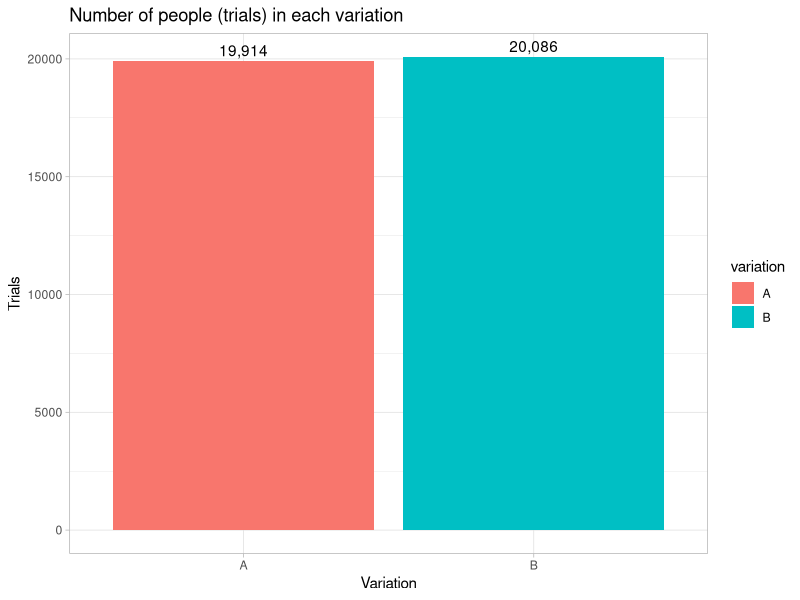
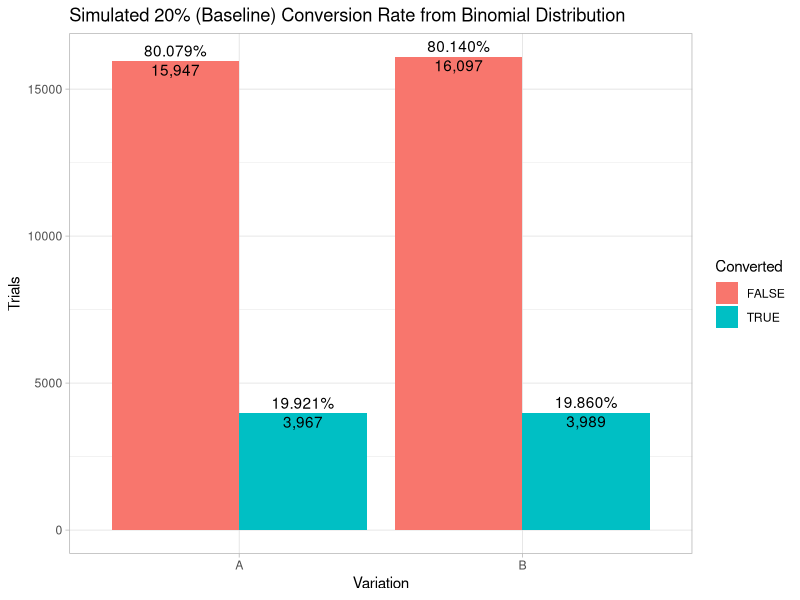
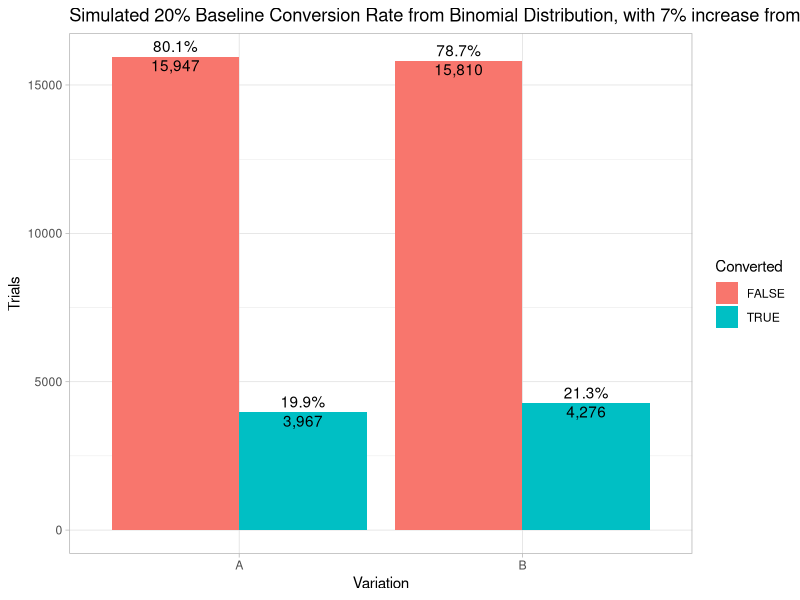
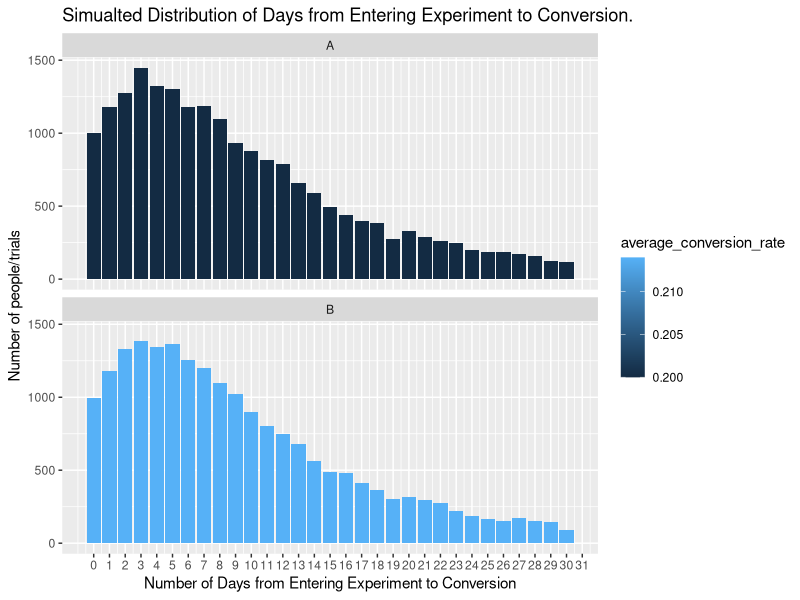
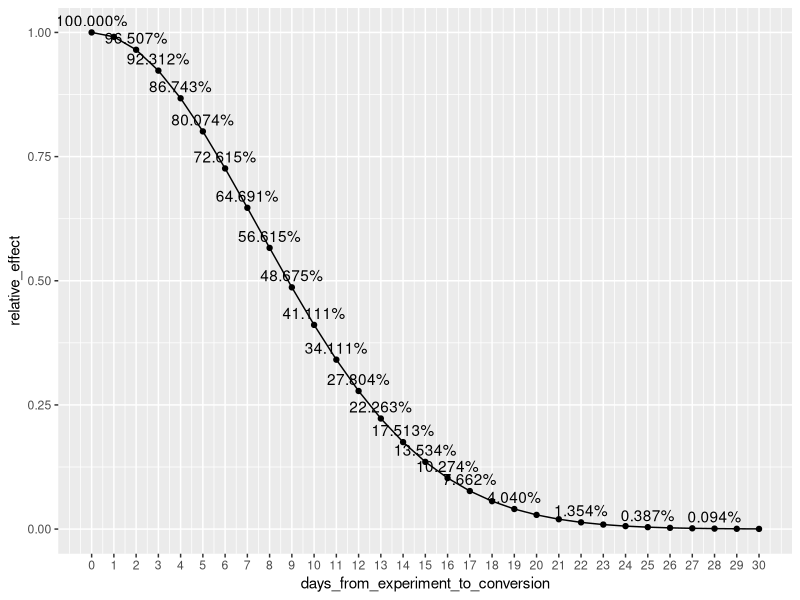
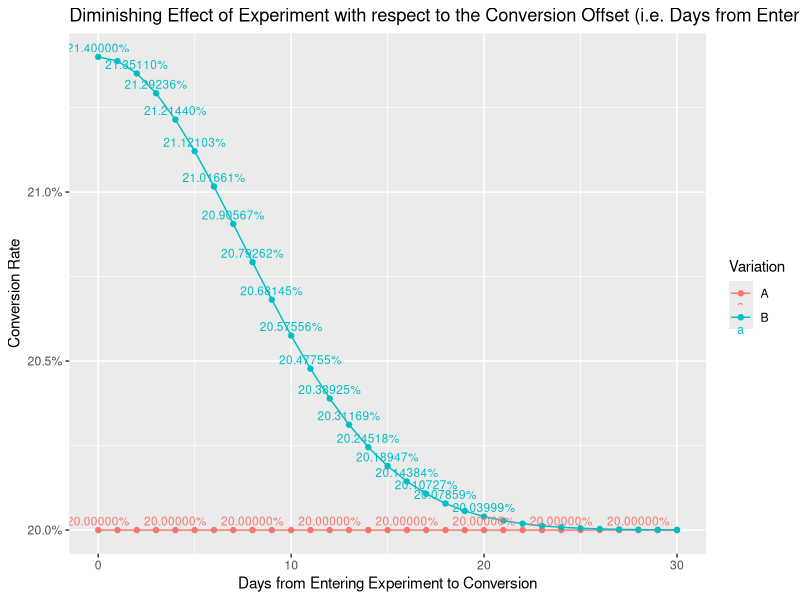
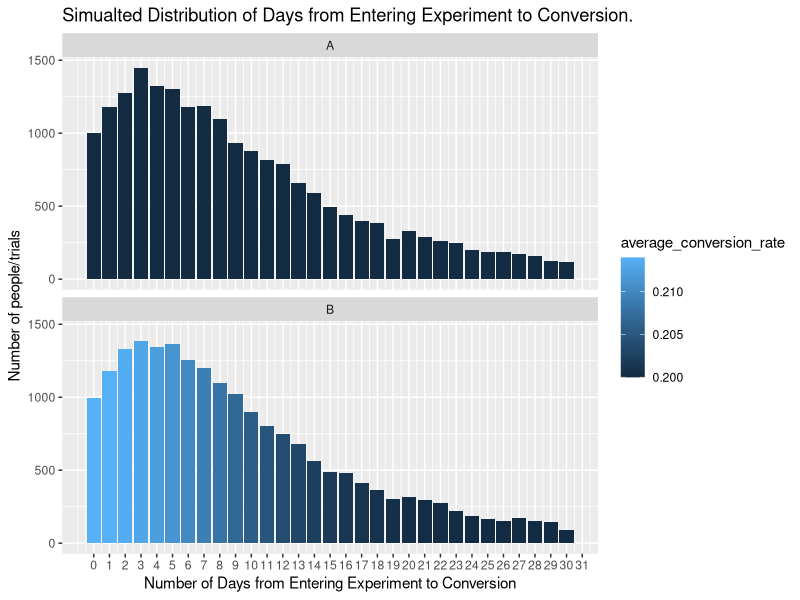
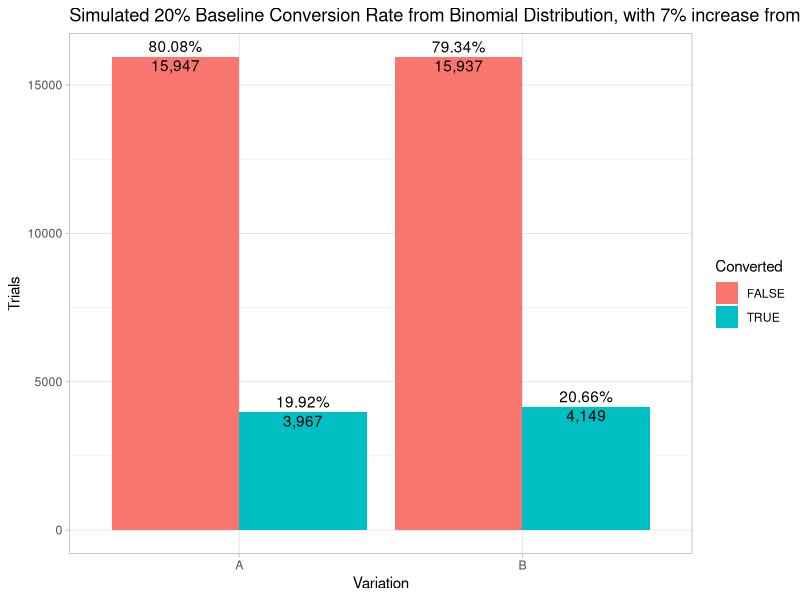

Write the R code that produced these figures, in order.
## ---- chunk 1
library(knitr)
library(tidyverse)
library(lubridate)
library(scales)
options(scipen=999) # non-scientific notation

knitr::opts_chunk$set(echo = FALSE)
## ---- chunk 2
num_trials <- 40000
set.seed(1)
traffic <- data.frame(id=sample(1:1000000, num_trials, replace=F))

set.seed(1)
traffic$variation <- ifelse(rbinom(num_trials, 1, 0.5), 'A', 'B')

traffic %>% 
    count(variation) %>%
    ggplot(aes(x=variation, y=n, fill=variation)) +
    geom_col() +
    geom_text(aes(label=comma_format()(n)), vjust = -0.4) +
    labs(title='Number of people (trials) in each variation',
         y='Trials',
         x='Variation') +
    theme(legend.position = 'none') +
    theme_light()
## ---- chunk 3
baseline_conversion_rate <- 0.20
traffic$baseline_conversion_rate <- baseline_conversion_rate
## ---- chunk 4
converted_by_id <- function(id, conversion_rate) {
    #set.seed(id)
    return (as.logical(rbinom(1, 1, conversion_rate)))
}
set.seed(4)
traffic$converted <- map2_lgl(traffic$id, traffic$baseline_conversion_rate, ~ converted_by_id(.x, .y))

conversion_table <- table(traffic$variation, traffic$converted)
conversions <- c(conversion_table['A', 'TRUE'], conversion_table['B', 'TRUE'])
non_conversions <- c(conversion_table['A', 'FALSE'], conversion_table['B', 'FALSE'])
trials <- conversions + non_conversions

traffic %>% 
    count(variation, converted) %>%
    group_by(variation) %>%
    mutate(baseline_conversion_rate = n / sum(n)) %>%
    ungroup() %>%
    ggplot(aes(x=variation, y=n, fill=converted)) +
    geom_col(position='dodge') +
    geom_text(aes(label=comma_format()(n)),
              position = position_dodge(width=0.9),
              vjust = 1.2) +
    geom_text(aes(label=percent_format()(baseline_conversion_rate)),
              position = position_dodge(width=0.9),
              vjust = -0.4) +
    labs(title='Simulated 20% (Baseline) Conversion Rate from Binomial Distribution',
         y='Trials',
         x='Variation',
         fill='Converted') +
    theme_light()

prop.test(x=conversions, n=trials)$p.value
## ---- chunk 5
simulated_percent_increase_in_b <- 0.07
## ---- chunk 6
traffic <- traffic %>%
    mutate(lift = ifelse(variation == 'A', 0, simulated_percent_increase_in_b)) %>%
    mutate(conversion_rate = baseline_conversion_rate + (baseline_conversion_rate * lift)) %>%
    select(-converted)

set.seed(4)
converted_no_diminishing_effects <- map2_lgl(traffic$id, traffic$conversion_rate, ~ converted_by_id(.x, .y))
traffic$converted <- converted_no_diminishing_effects
#set.seed(2)
#traffic$converted <-as.logical(rbinom(num_trials, 1, baseline_conversion_rate))

conversion_table <- table(traffic$variation, traffic$converted)
conversions <- c(conversion_table['A', 'TRUE'], conversion_table['B', 'TRUE'])
non_conversions <- c(conversion_table['A', 'FALSE'], conversion_table['B', 'FALSE'])
trials <- conversions + non_conversions

a_conversion_rate <- conversions[1] / trials[1]
b_conversion_rate <- conversions[2] / trials[2]

b_percent_increase_over_baseline <- (b_conversion_rate - baseline_conversion_rate) / b_conversion_rate
b_percent_increase_over_a <- (b_conversion_rate - a_conversion_rate) / b_conversion_rate

traffic %>% 
    count(variation, converted) %>%
    group_by(variation) %>%
    mutate(conversion_rate = n / sum(n)) %>%
    ungroup() %>%
    ggplot(aes(x=variation, y=n, fill=converted)) +
    geom_col(position='dodge') +
    geom_text(aes(label=comma_format()(n)),
              position = position_dodge(width=0.9),
              vjust = 1.2) +
    geom_text(aes(label=percent_format()(conversion_rate)),
              position = position_dodge(width=0.9),
              vjust = -0.4) +
    labs(title=paste('Simulated', percent(baseline_conversion_rate),'Baseline Conversion Rate from Binomial Distribution, with', percent(simulated_percent_increase_in_b),'increase from effects of B variation.'),
         y='Trials',
         x='Variation',
         fill='Converted') +
    theme_light()

prop.test(x=conversions, n=trials)$p.value
## ---- chunk 7
scale_a_b <- function(x, a, b) {

    (b - a) * ((x - min(x)) / (max(x) - min(x))) + a 
}

set.seed(44)
#offset <- round(scale_a_b(rlnorm(n=num_trials, meanlog = 0.04), 0, 50))
#hist(offset)
offset <- round(scale_a_b(rgamma(num_trials, shape = 1.7), 1, 75))
offset <- ifelse(offset <= 1, 2, offset)
offset <- offset - 2



set.seed(NULL)
traffic <- traffic %>%
    mutate(conversion_offset = offset,
           #conversion_offset = ifelse(conversion_offset > 30, round(runif(1, min=20, max=30)), conversion_offset),
           conversion_offset = ifelse(conversion_offset < 0, 0, conversion_offset))

traffic$conversion_offset <- map_dbl(traffic$conversion_offset, ~ {
    if(. > 30) {
        return (round(runif(1, min=20, max=30)))
    } else {
        return (.)
    }
})

traffic %>%
    group_by(conversion_offset, variation) %>%
    summarise(num_trials=n(),
              average_conversion_rate = mean(conversion_rate)) %>%
    ggplot(aes(x=conversion_offset, y=num_trials, fill=average_conversion_rate)) +
    geom_col() +
    scale_x_continuous(breaks = seq(0, 100)) +
    facet_wrap(~variation, nrow=2) +
    labs(title='Simualted Distribution of Days from Entering Experiment to Conversion.',
         y='Number of people/trials',
         x='Number of Days from Entering Experiment to Conversion')
## ---- chunk 8
stand_dev <- .5
scale_norm <- 1 / dnorm(0, sd=stand_dev)

relative_effect <- function(day_number) {
    return (dnorm(((day_number) / 30 * 2), sd=stand_dev) * scale_norm)
}


data.frame(days_from_experiment_to_conversion=0:30) %>%
    mutate(relative_effect = relative_effect(days_from_experiment_to_conversion)) %>%
    ggplot(aes(x=days_from_experiment_to_conversion, y=relative_effect)) +
    geom_line() +
    geom_point() +
    geom_text(aes(label=percent(relative_effect)), vjust=-0.5, check_overlap = TRUE) +
    scale_x_continuous(breaks = 0:30)

traffic <- traffic %>%
    mutate(diminished_conversion_rate = baseline_conversion_rate + (baseline_conversion_rate * lift * relative_effect(conversion_offset)))
# %>%
#     select(-converted)

stopifnot(all(ifelse(traffic$variation == "A", traffic$baseline_conversion_rate == traffic$conversion_rate, TRUE)))
stopifnot(all(ifelse(traffic$variation == "A", traffic$baseline_conversion_rate == traffic$diminished_conversion_rate, TRUE)))

traffic %>%
    # filter()
    # filter(!is.na(conversion_offset)) %>%
    group_by(conversion_offset, variation) %>%
    summarise(diminished_conversion_rate = mean(diminished_conversion_rate)) %>%
 #   spread(variation, diminished_conversion_rate) %>%
    ggplot(aes(x=conversion_offset, y=diminished_conversion_rate, color=variation)) +
    geom_line() +
    geom_point() +
    geom_text(aes(label=percent_format()(diminished_conversion_rate)), check_overlap=TRUE, size = 3, vjust=-0.5) + 
    scale_y_continuous(labels = percent_format()) +
    #expand_limits(y=0) +
    labs(title="Diminishing Effect of Experiment with respect to the Conversion Offset (i.e. Days from Entering Experiment to Conversion)",
         y='Conversion Rate',
         x='Days from Entering Experiment to Conversion',
         color='Variation')

traffic %>%
    group_by(conversion_offset, variation) %>%
    summarise(num_trials=n(),
              average_conversion_rate = mean(diminished_conversion_rate)) %>%
    ggplot(aes(x=conversion_offset, y=num_trials, fill=average_conversion_rate)) +
    geom_col() +
    scale_x_continuous(breaks = seq(0, 100)) +
    facet_wrap(~variation, nrow=2) +
    labs(title='Simualted Distribution of Days from Entering Experiment to Conversion.',
         y='Number of people/trials',
         x='Number of Days from Entering Experiment to Conversion')
## ---- chunk 9
set.seed(4)
new_converted <- map2_lgl(traffic$id, traffic$diminished_conversion_rate, ~ converted_by_id(.x, .y))

# ensure that conversions of variation A don't change
stopifnot(all(ifelse(traffic$variation == "A", converted_no_diminishing_effects == new_converted, TRUE)))

traffic$converted <- new_converted
#set.seed(2)
#traffic$converted <-as.logical(rbinom(num_trials, 1, baseline_conversion_rate))


conversion_table <- table(traffic$variation, traffic$converted)
conversions <- c(conversion_table['A', 'TRUE'], conversion_table['B', 'TRUE'])
non_conversions <- c(conversion_table['A', 'FALSE'], conversion_table['B', 'FALSE'])
trials <- conversions + non_conversions

a_conversion_rate <- conversions[1] / trials[1]
b_conversion_rate <- conversions[2] / trials[2]

b_percent_increase_over_baseline <- (b_conversion_rate - baseline_conversion_rate) / b_conversion_rate
b_percent_increase_over_a <- (b_conversion_rate - a_conversion_rate) / b_conversion_rate

traffic %>% 
    count(variation, converted) %>%
    group_by(variation) %>%
    mutate(conversion_rate = n / sum(n)) %>%
    ungroup() %>%
    ggplot(aes(x=variation, y=n, fill=converted)) +
    geom_col(position='dodge') +
    geom_text(aes(label=comma_format()(n)),
              position = position_dodge(width=0.9),
              vjust = 1.2) +
    geom_text(aes(label=percent_format()(conversion_rate)),
              position = position_dodge(width=0.9),
              vjust = -0.4) +
    labs(title=paste('Simulated', percent(baseline_conversion_rate),'Baseline Conversion Rate from Binomial Distribution, with', percent(simulated_percent_increase_in_b),'increase from effects of B variation.'),
         y='Trials',
         x='Variation',
         fill='Converted') +
    theme_light()

prop.test(x=conversions, n=trials)$p.value
## ---- chunk 10
attribution_window_days <- 7
## ---- chunk 11
#traffic$converted <- map2_lgl(traffic$id, traffic$diminished_conversion_rate, ~ converted_by_id(.x, .y))

traffic <- traffic %>%
    mutate(converted_within_window = ifelse(conversion_offset <= attribution_window_days, converted, FALSE))

#set.seed(2)
#traffic$converted_within_window <-as.logical(rbinom(num_trials, 1, baseline_conversion_rate))

conversion_table <- table(traffic$variation, traffic$converted_within_window)
conversions <- c(conversion_table['A', 'TRUE'], conversion_table['B', 'TRUE'])
non_conversions <- c(conversion_table['A', 'FALSE'], conversion_table['B', 'FALSE'])
trials <- conversions + non_conversions

a_conversion_rate <- conversions[1] / trials[1]
b_conversion_rate <- conversions[2] / trials[2]

b_percent_increase_over_baseline <- (b_conversion_rate - baseline_conversion_rate) / b_conversion_rate
b_percent_increase_over_a <- (b_conversion_rate - a_conversion_rate) / b_conversion_rate

traffic %>% 
    count(variation, converted_within_window) %>%
    group_by(variation) %>%
    mutate(conversion_rate = n / sum(n)) %>%
    ungroup() %>%
    ggplot(aes(x=variation, y=n, fill=converted_within_window)) +
    geom_col(position='dodge') +
    geom_text(aes(label=comma_format()(n)),
              position = position_dodge(width=0.9),
              vjust = 1.2) +
    geom_text(aes(label=percent_format()(conversion_rate)),
              position = position_dodge(width=0.9),
              vjust = -0.4) +
    labs(title=paste('Simulated', percent(baseline_conversion_rate),'Baseline Conversion Rate from Binomial Distribution, with', percent(simulated_percent_increase_in_b),'increase from effects of B variation.'),
         y='Trials',
         x='Variation',
         fill='Converted') +
    theme_light()

prop.test(x=conversions, n=trials)$p.value
## ---- chunk 12
set.seed(43)
traffic$day_entered_experiment <- floor(runif(n=num_trials, min=1, max=31))

traffic <- traffic %>%
    mutate(day_converted = ifelse(converted, day_entered_experiment + conversion_offset, NA),
           day_converted_within_window = ifelse(converted_within_window, day_entered_experiment + conversion_offset, NA))


set.seed(43)
traffic$day_entered_experiment <- floor(runif(n=num_trials, min=1, max=31))

traffic <- traffic %>%
    mutate(day_converted = ifelse(converted, day_entered_experiment + conversion_offset, NA),
           day_converted_within_window = ifelse(converted_within_window, day_entered_experiment + conversion_offset, NA))
## ---- chunk 13
traffic %>%
    count(day_entered_experiment, variation) %>%
    ggplot(aes(x=day_entered_experiment, y=n, color=variation, group=variation)) +
    geom_line() +
    geom_point() +
    expand_limits(y=0)


traffic %>%
    mutate(offset_first_day = conversion_offset == 0) %>%
     count(day_entered_experiment, variation, offset_first_day) %>%
    filter(offset_first_day) %>%
    ggplot(aes(x=day_entered_experiment, y=n, color=variation, group=variation)) +
    geom_line() +
    geom_point() +
    expand_limits(y=0)
## ---- chunk 14
num_days_people_are_still_converting <- max(traffic$day_entered_experiment) + max(traffic$conversion_offset)
experiment <- data.frame(experiment_day = NULL, variation=NULL, conversions = NULL, trials = NULL)

for(ex_day in 1:num_days_people_are_still_converting) {
    day_results <- rbind(data.frame(experiment_day = ex_day,
                                    variation="A",
                                    cumulative_conversions = sum(traffic$variation == "A" & traffic$day_converted <= ex_day, na.rm = TRUE),
                                    cumulative_trials = sum(traffic$variation == "A" & traffic$day_entered_experiment <= ex_day)),
                         data.frame(experiment_day = ex_day,
                                    variation="B",
                                    cumulative_conversions = sum(traffic$variation == "B" & traffic$day_converted <= ex_day, na.rm = TRUE),
                                    cumulative_trials = sum(traffic$variation == "B" & traffic$day_entered_experiment <= ex_day)))

    experiment <- rbind(experiment, day_results)


}
experiment %>%
    mutate(cumulative_conversion_rate=cumulative_conversions / cumulative_trials) %>%
    ggplot(aes(x=experiment_day, y=cumulative_conversion_rate, color = variation, group=variation)) +
        geom_line() +
        geom_point() +
        scale_y_continuous(breaks = seq(0, 1, 0.05)) +
        expand_limits(y=c(0,0.3))

temp <- experiment %>%
    #mutate(cumulative_conversion_rate=cumulative_conversions / cumulative_trials) %>%
  gather(variable, value, -(experiment_day:variation)) %>%
  unite(temp, variation, variable) %>%
  spread(temp, value)

temp$p_value <- with(temp, pmap_dbl(list(A_cumulative_conversions, B_cumulative_conversions, A_cumulative_trials, B_cumulative_trials),
                                    function(a, b, c, d) prop.test(x=c(a, b), n=c(c, d))$p.value))

temp %>%
    ggplot(aes(x=experiment_day, y=p_value)) +
        geom_line() +
        geom_point() +
    geom_text(aes(label=round(p_value, 3)), vjust=-0.5, check_overlap = TRUE) +
    geom_hline(yintercept = 0.05, color ='red') +
    scale_y_continuous(breaks = seq(0, 1, 0.05)) +
    expand_limits(y=c(0,1))

## ---- chunk 15
num_days_people_are_still_converting <- max(traffic$day_entered_experiment) + max(traffic$conversion_offset)
experiment <- data.frame(experiment_day = NULL, variation=NULL, conversions = NULL, trials = NULL)

for(ex_day in 1:num_days_people_are_still_converting) {
    local_traffic <- traffic %>% filter(day_entered_experiment + attribution_window_days < ex_day)

    day_results <- rbind(data.frame(experiment_day = ex_day,
                                    variation="A",
                                    cumulative_conversions = sum(local_traffic$variation == "A" & local_traffic$day_converted_within_window <= ex_day, na.rm = TRUE),
                                    cumulative_trials = sum(local_traffic$variation == "A")),
                         data.frame(experiment_day = ex_day,
                                    variation="B",
                                    cumulative_conversions = sum(local_traffic$variation == "B" & local_traffic$day_converted_within_window <= ex_day, na.rm = TRUE),
                                    cumulative_trials = sum(local_traffic$variation == "B")))

    experiment <- rbind(experiment, day_results)


}
experiment %>%
    mutate(cumulative_conversion_rate=cumulative_conversions / cumulative_trials) %>%
    ggplot(aes(x=experiment_day, y=cumulative_conversion_rate, color = variation, group=variation)) +
        geom_line() +
        geom_point() +
        scale_y_continuous(breaks = seq(0, 1, 0.05)) +
        expand_limits(y=c(0,0.3))


# experiment %>%
#     mutate(cumulative_conversion_rate=cumulative_conversions / cumulative_trials) %>%
#     #select(experiment_day, variation, cumulative_conversion_rate) %>%
#     spread(variation, c(cumulative_conversions, cumualtive_trials))
#     

temp <- experiment %>%
    #mutate(cumulative_conversion_rate=cumulative_conversions / cumulative_trials) %>%
  gather(variable, value, -(experiment_day:variation)) %>%
  unite(temp, variation, variable) %>%
  spread(temp, value)

prop.test_list <- with(temp, pmap(list(A_cumulative_conversions, B_cumulative_conversions, A_cumulative_trials, B_cumulative_trials),
                                    function(a, b, c, d) {
                                        if(a+b > 0) {
                                            prop.test(x=c(a, b), n=c(c, d))
                                        } else {
                                            NA    
                                        }
                                    }
                                    ))

temp$p_value <- map_dbl(prop.test_list,~  {
    
    if(is.na(.[[1]])) {
        return (NA)
    } else {
         .$p.value   
    }
})
temp %>%
    ggplot(aes(x=experiment_day, y=p_value)) +
        geom_line() +
        geom_point() +
    geom_text(aes(label=round(p_value, 3)), vjust=-0.5, check_overlap = TRUE) +
    geom_hline(yintercept = 0.05, color ='red') +
    scale_y_continuous(breaks = seq(0, 1, 0.05)) +
    expand_limits(y=c(0,1))

## ---- chunk 16
traffic %>%
    rename(experiment_day = day_entered_experiment) %>%
    group_by(experiment_day, variation) %>%
    summarise(trials= n(),
              conversions=sum(day_converted <= experiment_day, na.rm = TRUE)) %>%
    ungroup() %>%
    select(conversions) %>% sum()
    

sum(!is.na(traffic$day_converted))

sort(unique(traffic$day_converted))

traffic %>%
    group_by(day_entered_experiment, variation) %>%
    summarise(conversions = sum(converted),
              trials = n()) %>%
    ungroup() %>%
    arrange(day_entered_experiment) %>%
    group_by(variation) %>%
    mutate(cumulative_conversions=cumsum(conversions),
           cumulative_trials=cumsum(trials)) %>%
    ungroup() %>%
    mutate(cumulative_conversion_rate= cumulative_conversions/cumulative_trials) %>%
    select(day_entered_experiment, variation, cumulative_conversion_rate) %>%
    #spread(variation, cumulative_conversion_rate) %>%
    ggplot(aes(x=day_entered_experiment, y = cumulative_conversion_rate, color = variation)) +
    geom_line() +
    geom_point()
## ---- chunk 17
traffic %>%
    group_by(day_entered_experiment, variation) %>%
    summarise(conversions = sum(converted),
              trials = n()) %>%
    ungroup() %>%
    arrange(day_entered_experiment) %>%
    group_by(variation) %>%
    mutate(cumulative_conversions=cumsum(conversions),
           cumulative_trials=cumsum(trials)) %>%
    ungroup() %>%
    mutate(cumulative_conversion_rate= cumulative_conversions/cumulative_trials) %>%
    select(day_entered_experiment, variation, cumulative_conversion_rate) %>%
    #spread(variation, cumulative_conversion_rate) %>%
    ggplot(aes(x=day_entered_experiment, y = cumulative_conversion_rate, color = variation)) +
    geom_line() +
    geom_point()
## ---- chunk 18
traffic %>%
    group_by(day_entered_experiment, variation) %>%
    summarise(conversions = sum(converted_within_window),
              trials = n()) %>%
    ungroup() %>%
    arrange(day_entered_experiment) %>%
    group_by(variation) %>%
    mutate(cumulative_conversions=cumsum(conversions),
           cumulative_trials=cumsum(trials)) %>%
    ungroup() %>%
    mutate(cumulative_conversion_rate= cumulative_conversions/cumulative_trials) %>%
    select(day_entered_experiment, variation, cumulative_conversion_rate) %>%
    #spread(variation, cumulative_conversion_rate) %>%
    ggplot(aes(x=day_entered_experiment, y = cumulative_conversion_rate, color = variation)) +
    geom_line() +
    geom_point()
